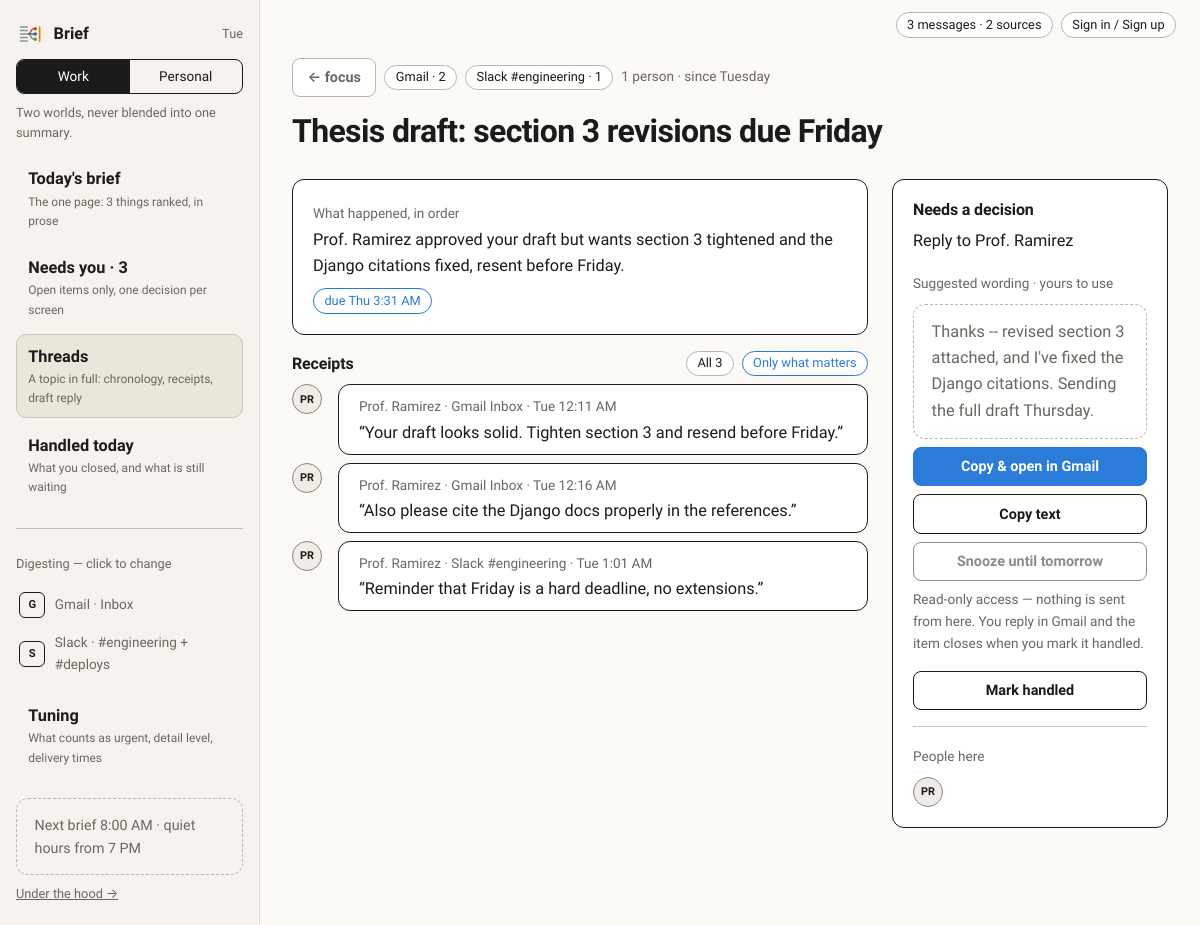
The app's page /work/thread/11/ (signed in) with its own data.
### unopsis/models.py (models this page shows, shortened)
class Connection(models.Model):
    class Status(models.TextChoices):
        CONNECTED = "connected", "Connected"
        ERROR = "error", "Error"
        REVOKED = "revoked", "Revoked"
    space = models.ForeignKey(Space, on_delete=models.CASCADE, related_name="connections")
    provider = models.CharField(max_length=32, choices=Provider.choices)
    external_account = models.CharField(
        max_length=254,
        help_text="Identifier at the provider, e.g. an address, workspace, or handle.",
    )
    display_name = models.CharField(max_length=120, blank=True)
    status = models.CharField(max_length=16, choices=Status.choices, default=Status.CONNECTED)
    read_only = models.BooleanField(default=True)
    token_ref = models.CharField(
        max_length=200, blank=True,
        help_text=(
            "Opaque pointer to credentials held in a secrets store. No token "
            "material is ever written to this table."
        ),
    )
    included_scopes = models.JSONField(
        default=list, blank=True,
        help_text=(
            'Which channels/labels/chats count, e.g. '
            '[{"id":"C08KJ21X","name":"#engineering","type":"channel"}]. '
            "Excluded scopes are simply absent."
        ),
    )
    last_synced_at = models.DateTimeField(null=True, blank=True)
    last_error = models.TextField(blank=True)
    class Meta:
        ordering = ["space", "provider", "external_account"]
        constraints = [
            models.UniqueConstraint(
                fields=["space", "provider", "external_account"],
                name="uniq_connection_per_space_provider_account",
            )
        ]

class Space(models.Model):
    class Kind(models.TextChoices):
        WORK = "work", "Work"
        PERSONAL = "personal", "Personal"
    user = models.ForeignKey(
        settings.AUTH_USER_MODEL, on_delete=models.CASCADE, related_name="spaces"
    )
    kind = models.CharField(max_length=16, choices=Kind.choices)
    detail_level = models.IntegerField(
        default=3, help_text="1 = a single line per item, 5 = a full recap."
    )
    quiet_start = models.TimeField(null=True, blank=True)
    quiet_end = models.TimeField(null=True, blank=True)
    deliver_in_app = models.BooleanField(default=True)
    deliver_email = models.BooleanField(default=True)
    deliver_chat_dm = models.BooleanField(default=False)
    digest_times = models.JSONField(
        default=list, blank=True,
        help_text='When to build, e.g. ["08:00", "16:30"]. Weekday-only by convention.',
    )
    rules = models.JSONField(
        default=list, blank=True,
        help_text=(
            'Always/never surface instructions, e.g. '
            '[{"mode":"always","target":"person","value":"Prof. Ramirez"}].'
        ),
    )
    created_at = models.DateTimeField(auto_now_add=True)
    class Meta:
        ordering = ["user", "kind"]
        constraints = [
            models.UniqueConstraint(fields=["user", "kind"], name="uniq_space_per_user_kind")
        ]

class Message(models.Model):
    connection = models.ForeignKey(Connection, on_delete=models.CASCADE, related_name="messages")
    author = models.ForeignKey(
        Person,
        on_delete=models.PROTECT,
        related_name="messages",
    )
    external_id = models.CharField(max_length=200, help_text="The provider's own message id.")
    scope_name = models.CharField(
        max_length=200, blank=True,
        help_text="Channel/label the message arrived in, denormalized from the provider.",
    )
    sent_at = models.DateTimeField()
    body = models.TextField()
    permalink = models.URLField(blank=True)
    is_noise = models.BooleanField(default=False)
    raw = models.JSONField(default=dict, blank=True)
    class Meta:
        ordering = ["-sent_at"]
        constraints = [
            models.UniqueConstraint(
                fields=["connection", "external_id"], name="uniq_message_per_connection"
            )
        ]
        indexes = [
            models.Index(fields=["connection", "sent_at"], name="idx_message_conn_sent"),
        ]

class BriefItem(models.Model):
    class Lane(models.TextChoices):
        NEEDS_YOU = "needs_you", "Needs you"
        MOVING = "moving", "Moving without you"
        FYI = "fyi", "FYI"
    class State(models.TextChoices):
        OPEN = "open", "Open"
        HANDLED = "handled", "Handled"
        SNOOZED = "snoozed", "Snoozed"
        DISMISSED = "dismissed", "Dismissed"
    brief = models.ForeignKey(Brief, on_delete=models.CASCADE, related_name="items")
    title = models.CharField(max_length=200, help_text="The subject this item is about.")
    messages = models.ManyToManyField(
        Message, related_name="brief_items", blank=True,
        help_text="The receipts: every message this item's summary rests on.",
    )
    primary_message = models.ForeignKey(
        Message,
        on_delete=models.SET_NULL,
        null=True, blank=True, related_name="lead_for_items",
    )
    lane = models.CharField(max_length=16, choices=Lane.choices)
    rank = models.PositiveIntegerField()
    summary = models.TextField()
    why = models.TextField(blank=True, help_text="Why this surfaced -- shown on demand.")
    deadline_at = models.DateTimeField(null=True, blank=True)
    state = models.CharField(max_length=16, choices=State.choices, default=State.OPEN)
    handled_at = models.DateTimeField(null=True, blank=True)
    snoozed_until = models.DateTimeField(null=True, blank=True)
    actions = models.JSONField(
        default=list, blank=True,
        help_text=(
            'Offered actions, e.g. '
            '[{"kind":"reply","label":"Reply to Prof. Ramirez","primary":true}].'
        ),
    )
    draft_body = models.TextField(blank=True, help_text="A reply composed but not yet sent.")
    draft_sent_at = models.DateTimeField(null=True, blank=True)
    open_count = models.PositiveIntegerField(default=0)
    feedback = models.SmallIntegerField(
        default=0, help_text="-1 thumbs down, 0 none, +1 thumbs up."
    )
    class Meta:
        ordering = ["lane", "rank"]
        constraints = [
            models.UniqueConstraint(fields=["brief", "lane", "rank"], name="uniq_slot_per_brief"),
            models.UniqueConstraint(fields=["brief", "title"], name="uniq_title_per_brief"),
        ]

class Person(models.Model):
    space = models.ForeignKey(Space, on_delete=models.CASCADE, related_name="people")
    display_name = models.CharField(max_length=120)
    handles = models.JSONField(
        default=list, blank=True,
        help_text='Provider identities, e.g. ["priya@work.com", "@priya"].',
    )
    is_vip = models.BooleanField(default=False)
    first_seen_at = models.DateTimeField(auto_now_add=True)
    class Meta:
        ordering = ["-is_vip", "display_name"]
        constraints = [
            models.UniqueConstraint(
                fields=["space", "display_name"], name="uniq_person_per_space_name"
            )
        ]

### unopsis/app_views.py (the view)
# urls.py: path("<world:kind>/thread/<int:pk>/", app_views.thread, name="app-thread"),
@login_required
def thread(request, kind, pk):
    item = get_object_or_404(
        BriefItem.objects.select_related("brief__space", "primary_message__connection")
        .prefetch_related("messages__connection"),
        pk=pk, brief__space__kind=kind, brief__space__user=request.user,
    )
    show_all = request.GET.get("show") == "all"
    receipts = item.messages.select_related("author", "connection").order_by("sent_at")
    hidden = receipts.filter(is_noise=True).count()
    if not show_all:
        receipts = receipts.exclude(is_noise=True)
    space, brief, now = item.brief.space, item.brief, timezone.now()
    primary = item.primary_message
    safe_link = primary is not None and urlparse(primary.permalink).scheme in ("http", "https")
    return _render_world(
        request, "unopsis/app/thread.html", kind, "threads" if kind == WORK else "since",
        space, brief, now,
        item=item,
        chips=ui.source_chips(item),
        receipts=list(receipts),
        hidden=hidden,
        show_all=show_all,
        total=item.messages.count(),
        people=Person.objects.filter(messages__brief_items=item).distinct().order_by("display_name"),
        decision=ui.primary_action(item),
        secondary=ui.secondary_actions(item),
        open_url=primary.permalink if safe_link else "",
        open_label=primary.connection.get_provider_display() if primary else "",
    )

### templates/unopsis/app/thread.html (shortened to what this page needs)
{% extends "unopsis/app/shell.html" %}
{% load app_ui %}
{% block rail %}{% include "unopsis/app/_rail_world.html" %}{% endblock %}
{% block rail_foot %}{% include "unopsis/app/_rail_world_foot.html" %}{% endblock %}
{% block topbar %}<span class="chip">{{ total }} message{{ total|pluralize }} · {{ chips|length }} source{{ chips|length|pluralize }}</span>{% endblock %}
{% block app_content %}
  <p class="d-flex flex-wrap align-items-center gap-2">
    {% if world == 'work' %}
      <a class="btn-app btn-app--quiet" href="{% url 'app-work-focus' item.pk %}">← focus</a>
    {% else %}
      <a class="btn-app btn-app--quiet" href="{% url 'app-personal-catchup' %}">← catch-up</a>
    {% endif %}
    {% for chip in chips %}<span class="chip">{{ chip.label }} · {{ chip.count }}</span>{% endfor %}
    <span class="meta">{{ people|length }} {{ people|length|pluralize:"person,people" }}{% if receipts %} · since {{ receipts.0.sent_at|date:"l" }}{% endif %}</span>
  </p>
  <h1 class="page-title">{{ item.title }}</h1>
  <div class="row g-4 mt-1">
    <div class="col-lg-8">
      <div class="app-card mb-3">
        <small class="meta">What happened, in order</small>
        <p class="mb-2">{{ item.summary }}</p>
        {% if item.deadline_at %}<span class="chip chip--on">due {{ item.deadline_at|date:"D g:i A" }}</span>{% endif %}
      </div>
      <div class="d-flex justify-content-between align-items-center mb-2">
        <h2 class="h6 mb-0">Receipts</h2>
        <span class="d-flex gap-2">
          <a class="chip {% if show_all %}chip--on{% endif %}" href="?show=all">All {{ total }}</a>
          <a class="chip {% if not show_all %}chip--on{% endif %}" href="?">Only what matters</a>
        </span>
      </div>
      {% for message in receipts %}
        <div class="d-flex gap-3 mb-2">
          <span class="avatar" title="{{ message.author.display_name }}">{{ message.author.display_name|initials }}</span>
          <div class="app-card flex-grow-1 py-2">
            <small class="meta">{{ message.author.display_name }} · {{ message.connection.get_provider_display }}{% if message.scope_name %} {{ message.scope_name }}{% endif %} · {{ message.sent_at|date:"D g:i A" }}</small>
            <p class="mb-0">“{{ message.body }}”</p>
          </div>
        </div>
      {% empty %}
        <p class="meta">No messages are cited for this item.</p>
      {% endfor %}
    </div>
    <div class="col-lg-4">
      <div class="app-card">
        <h2 class="h6">Needs a decision</h2>
        {% if decision %}<p>{{ decision.label }}</p>{% else %}<p class="meta">Nothing to decide — read and close.</p>{% endif %}
        {% if item.draft_body %}
          <small class="meta">Suggested wording · yours to use</small>
          <div class="hint my-2" id="draft">{{ item.draft_body }}</div>
          {% if open_url %}
            <button type="button" class="btn-app btn-app--primary w-100 mb-2" data-copy="#draft" data-open="{{ open_url }}">Copy &amp; open in {{ open_label }}</button>
          {% endif %}
          <button type="button" class="btn-app w-100 mb-2" data-copy="#draft">Copy text</button>
        {% endif %}
        {% for action in secondary %}
          <button type="button" class="btn-app w-100 mb-2" disabled title="Unopsis is read-only — nothing is sent on your behalf">{{ action.label }}</button>
        {% endfor %}
        <p class="meta small">Read-only access — nothing is sent from here. You reply in {{ open_label|default:"the original app" }} and the item closes when you mark it handled.</p>
        <form method="post" action="{% url 'app-item-action' item.pk %}">{% csrf_token %}
          <button class="btn-app w-100" type="submit">Mark handled</button>
        </form>
        <hr>
        <small class="meta">People here</small>
        <p class="d-flex gap-2 mt-2 mb-0">
          {% for person in people %}<span class="avatar" title="{{ person.display_name }}">{{ person.display_name|initials }}</span>{% empty %}<span class="meta">nobody cited</span>{% endfor %}
        </p>
      </div>
    </div>
  </div>
{% endblock %}

### templates/unopsis/app/_rail_world.html (shortened to what this page needs)
{% load static app_ui %}
<div class="rail-brand">
  <img class="rail-logo" src="{% static 'img/unopsis-logo.svg' %}" alt="">
  {% if world == 'work' %}Brief{% else %}Catch up{% endif %}
  <span class="rail-day">{{ today|date:"D" }}</span>
</div>
<nav class="segmented" aria-label="Switch world">
  <a href="{% url 'app-work-brief' %}" class="{% if world == 'work' %}is-on{% endif %}"
     {% if world == 'work' %}aria-current="page"{% endif %}>Work</a>
  <a href="{% url 'app-personal-catchup' %}" class="{% if world == 'personal' %}is-on{% endif %}"
     {% if world == 'personal' %}aria-current="page"{% endif %}>Personal</a>
</nav>
<p class="rail-note">{% if world == 'work' %}Two worlds, never blended into one summary.{% else %}Different sources, different ranking.{% endif %}</p>
{% if world == 'work' %}
  <a class="rail-link {% if active == 'brief' %}is-active{% endif %}" href="{% url 'app-work-brief' %}">
    <strong>Today's brief</strong><small>The one page: {{ needs_you_count }} thing{{ needs_you_count|pluralize }} ranked, in prose</small></a>
  <a class="rail-link {% if active == 'needs-you' %}is-active{% endif %}" href="{% url 'app-work-needs-you' %}">
    <strong>Needs you · {{ needs_you_count }}</strong><small>Open items only, one decision per screen</small></a>
  <a class="rail-link {% if active == 'threads' %}is-active{% endif %}"
     href="{% if first_needs_you %}{% url 'app-thread' 'work' first_needs_you.pk %}{% else %}{% url 'app-work-brief' %}{% endif %}">
    <strong>Threads</strong><small>A topic in full: chronology, receipts, draft reply</small></a>
  <a class="rail-link {% if active == 'handled' %}is-active{% endif %}" href="{% url 'app-work-handled' %}">
    <strong>Handled today</strong><small>What you closed, and what is still waiting</small></a>
  <hr>
  <p class="rail-label">Digesting — click to change</p>
  {% for row in connections %}
    <a class="rail-source {% if row.broken %}is-broken{% endif %}" href="{% url 'app-setup-scope' %}">
      <span class="tile">{{ row.connection|provider_letter }}</span>
      <span>{% if row.broken %}{{ row.connection.get_provider_display }} · can't sync{% else %}{{ row.label }}{% endif %}</span>
    </a>
  {% empty %}
    <p class="rail-note">No sources yet. <a href="{% url 'app-setup-sources' %}">Connect one</a>.</p>
  {% endfor %}
  <a class="rail-link mt-2" href="{% url 'app-setup-tuning' %}">
    <strong>Tuning</strong><small>What counts as urgent, detail level, delivery times</small></a>
{% endif %}

### templates/unopsis/app/_rail_world_foot.html
<p class="hint small mb-0">
  {% if next_digest %}Next brief {{ next_digest|time:"g:i A" }}{% else %}Briefs build on demand{% endif %}
  {% if space.quiet_start %}· quiet hours from {{ space.quiet_start|time:"g A" }}{% endif %}
</p>

### records on screen
Connection: connection|provider_letter "G", label "Gmail · Inbox", provider "Gmail"
Connection: connection|provider_letter "S", label "Slack · #engineering + #deploys"
Space: quiet_start "7 PM"
Message: sent_at "Tuesday", author.display_name|initials "PR", author.display_name "Prof. Ramirez", connection.provider "Gmail", scope_name "Inbox", sent_at "Tue 12:11 AM", body "Your draft looks solid. Tighten section 3 and resend before Friday."
BriefItem: title "Thesis draft: section 3 revisions due Friday", summary "Prof. Ramirez approved your draft but wants section 3 tightened and the Django citations fixed, resent before Friday.", deadline_at "Thu 3:31 AM", draft_body "Thanks -- revised section 3 attached, and I've fixed the Django citations. Sending the full draft Thursday."
Message: author.display_name|initials "PR", author.display_name "Prof. Ramirez", connection.provider "Gmail", scope_name "Inbox", sent_at "Tue 12:16 AM", body "Also please cite the Django docs properly in the references."
Message: author.display_name|initials "PR", author.display_name "Prof. Ramirez", connection.provider "Slack", scope_name "#engineering", sent_at "Tue 1:01 AM", body "Reminder that Friday is a hard deadline, no extensions."
Person: display_name|initials "PR"

### other values on screen
{{ today|date:"D" }} "Tue"
{{ needs_you_count }} "3"
{{ next_digest|time:"g:i A" }} "8:00 AM"
{{ total }} "3"
{{ chips|length }} "2"
{{ chip.label }} "Gmail" "Slack #engineering"
{{ chip.count }} "2" "1"
{{ people|length }} "1"
{{ decision.label }} "Reply to Prof. Ramirez"
{{ action.label }} "Snooze until tomorrow"
